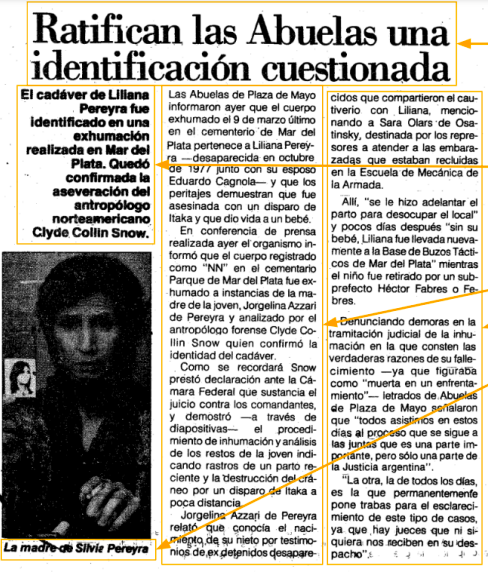
#> input picture imagenes/diario.png, 488 x 572 px
$ python SegmentacionPorSumas.py   (older library calls are emulated)
#> lines starting #> are read from the running program, lines starting #| are printed output that depends on the picture; after the words box and inside, x2 and y2 are one past the last pixel; in counts of white or black regions, pixels touching at a corner belong together
### ImageProcessingPipeline.py
import numpy as np
import cv2

def grayscale():
    def func(image):
        try:
            image = cv2.cvtColor(image, cv2.COLOR_BGR2GRAY)
        except:
            return image
        return image
    return func


def binarize(perc_threshold):
    def func(image):
        perc = np.percentile(image, perc_threshold)
        _, image = cv2.threshold(image, perc, 255, cv2.THRESH_BINARY)
        return image
    return func

def gaussian(size):
    def func(image):
        image = cv2.GaussianBlur(image, size, 0)
        return image
    return func

# [24 lines left out: functions blur, laplacian, svd_compress, not called in this run]

### SegmentacionPorSumas.py
import cv2
import matplotlib.pyplot as plt
import numpy as np
from scipy.signal import find_peaks
from ImageProcessingPipeline import grayscale, binarize, gaussian, blur, laplacian, svd_compress

MIN_VERTICAL_PEAK_WIDTH = 10
MIN_VERTICAL_PEAK_DISTANCE = 30

MIN_HORIZONTAL_PEAK_WIDTH = 5
MIN_HORIZONTAL_PEAK_DISTANCE = 30

MIN_HEIGHT_PERCENTILE = 90

TRANSFORMATION_PIPELINE = [
    grayscale(),
    gaussian((27, 27)),
    binarize(70),
]

def obtener_picos_verticales(image):
    vertical_sum = np.sum(image, axis=0)

    MIN_VERTICAL_PEAK_HEIGHT = np.percentile(vertical_sum, MIN_HEIGHT_PERCENTILE)
    vertical_seps, _ = find_peaks(vertical_sum, width=MIN_VERTICAL_PEAK_WIDTH, distance=MIN_VERTICAL_PEAK_DISTANCE, height=MIN_VERTICAL_PEAK_HEIGHT)
    return vertical_seps

def obtener_picos_horizontales(column):
    horizontal_sum = np.sum(column, axis=1)

    MIN_HORIZONTAL_PEAK_HEIGHT = np.percentile(horizontal_sum, MIN_HEIGHT_PERCENTILE)
    horizontal_seps, _ = find_peaks(horizontal_sum, width=MIN_HORIZONTAL_PEAK_WIDTH, distance=MIN_HORIZONTAL_PEAK_DISTANCE, height=MIN_HORIZONTAL_PEAK_HEIGHT)
    return horizontal_seps

def segmentacion_por_sumas(original_image):
    image = original_image.copy()

    for func in TRANSFORMATION_PIPELINE:
        image = func(image)

    vertical_seps = obtener_picos_verticales(image)

    columns = np.split(image, vertical_seps, axis = 1)

    horizontal_seps_by_column = [obtener_picos_horizontales(column) for column in columns]

    return vertical_seps, horizontal_seps_by_column

def mostrar_resultado(original_image, vertical_seps, horizontal_seps_by_column):

    plt.imshow(original_image)

    for sep in vertical_seps:
        plt.axvline(sep)

    vertical_limits = np.insert(vertical_seps, 0, 0)
    vertical_limits = np.append(vertical_limits, original_image.shape[1])

    for i, horizontal_seps in enumerate(horizontal_seps_by_column):

        from_ = vertical_limits[i]
        to_ = vertical_limits[i+1]
        print(from_, to_)

        for sep in horizontal_seps:
            plt.hlines(sep, xmin=from_, xmax=to_)

    plt.show()

if __name__ == "__main__":
    image = cv2.imread("imagenes/diario.png")
#> image is the input picture: shape (572, 488, 3); mean B, G, R 171, 176.1, 178.1

    vertical_seps, horizontal_seps_by_column = segmentacion_por_sumas(image)
#> the loop in segmentacion_por_sumas, `for func in TRANSFORMATION_PIPELINE:` made 3 passes
#> pass 1, in func, `image = cv2.cvtColor(image, cv2.COLOR_BGR2GRAY)`:
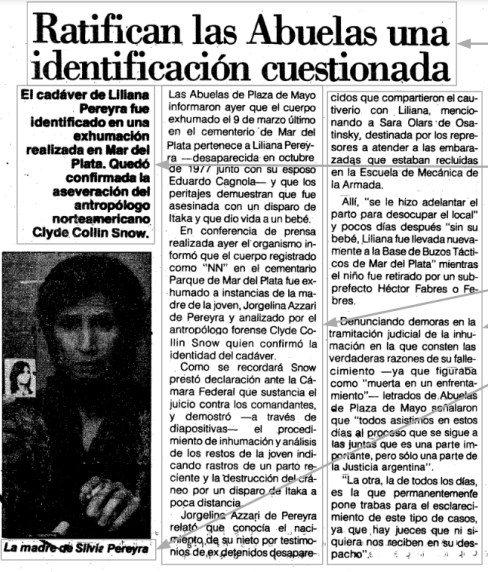
#> image: shape (572, 488); min 0, max 255, mean 176.1
#> pass 2, in func, `image = cv2.GaussianBlur(image, size, 0)`:
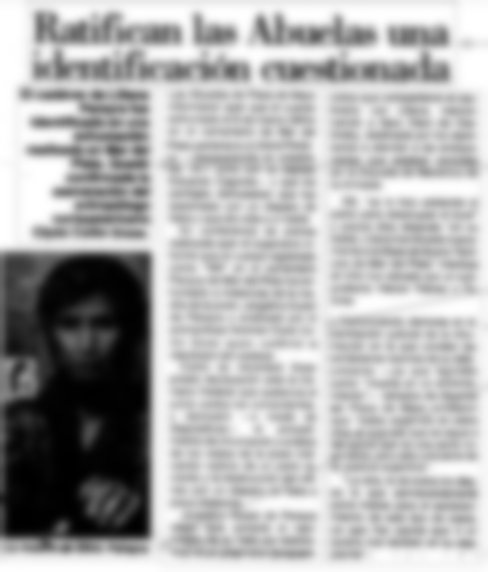
#> image: shape (572, 488); min 0, max 255, mean 176
#> pass 3, in func, `_, image = cv2.threshold(image, perc, 255, cv2.THRESH_BINARY)`:
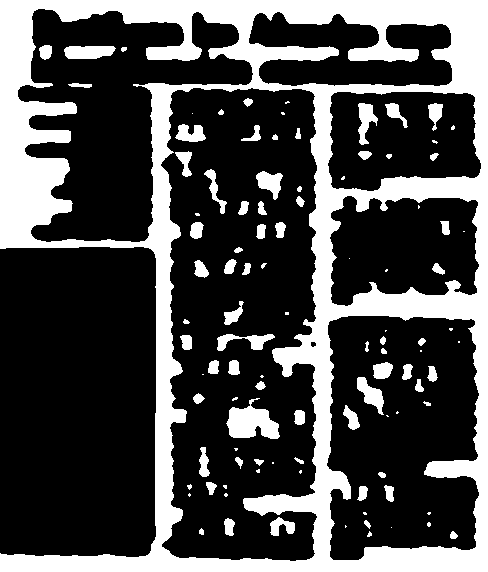
#> image: shape (572, 488); 29.2% white; 103 white regions (35 under 20 px), largest, box (x1, y1, x2, y2) and area: (0, 0, 488, 572) 71011, (226, 398, 280, 439) 1319, (64, 46, 116, 59) 580
#> in obtener_picos_verticales, `vertical_sum = np.sum(image, axis=0)`: vertical_sum = 488 values, max 145860 at index 481, min 8670 at index 116, mean 42634.6
#> in obtener_picos_verticales, `MIN_VERTICAL_PEAK_HEIGHT = np.percentile(vertical_sum, MIN_HEIGHT_PERC..`: MIN_VERTICAL_PEAK_HEIGHT = 69258
#> in obtener_picos_verticales, `vertical_seps, _ = find_peaks(vertical_sum, width=MIN_VERTICAL_PEAK_WI..`: vertical_seps = [159, 318]
#> in segmentacion_por_sumas, `columns = np.split(image, vertical_seps, axis = 1)`: columns = 3 items
#> in segmentacion_por_sumas, `horizontal_seps_by_column = [obtener_picos_horizontales(column) for co..`: horizontal_seps_by_column = [[48, 244], [50, 86, 337, 509], [88, 193, 310]]
#> vertical_seps = [159, 318]; horizontal_seps_by_column = [[48, 244], [50, 86, 337, 509], [88, 193, 310]]

    mostrar_resultado(image, vertical_seps, horizontal_seps_by_column)
#> the loop in mostrar_resultado, `for sep in vertical_seps:` made 2 passes
#> sep on passes 1 to 2: 159, 318
#> in mostrar_resultado, `vertical_limits = np.insert(vertical_seps, 0, 0)`: vertical_limits = [0, 159, 318]
#> in mostrar_resultado, `vertical_limits = np.append(vertical_limits, original_image.shape[1])`: vertical_limits = [0, 159, 318, 488]
#> the loop in mostrar_resultado, `for i, horizontal_seps in enumerate(horizontal_seps_by_column): ` made 3 passes
#> (horizontal_seps, from_, to_) on passes 1 to 3: ([48, 244], 0, 159), ([50, 86, 337, 509], 159, 318), ([88, 193, 310], 318, 488)
#| 0 159
#| 159 318
#| 318 488
#> in mostrar_resultado, `plt.show()`:
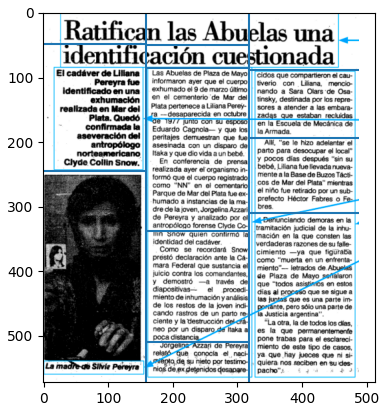
#> figure drawn by matplotlib, 1 panel; B, G, R data is drawn as R, G, B
